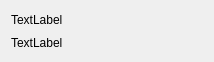
<?xml version="1.0" encoding="UTF-8"?>
<ui version="4.0">
 <class>GroupItem</class>
 <widget class="QWidget" name="GroupItem">
  <property name="geometry">
   <rect>
    <x>0</x>
    <y>0</y>
    <width>214</width>
    <height>62</height>
   </rect>
  </property>
  <property name="windowTitle">
   <string>Form</string>
  </property>
  <layout class="QVBoxLayout" name="verticalLayout">
   <item>
    <widget class="QLabel" name="groupNameLabel">
     <property name="text">
      <string>TextLabel</string>
     </property>
    </widget>
   </item>
   <item>
    <widget class="QLabel" name="subgroupLevelLabel">
     <property name="font">
      <font>
       <pointsize>9</pointsize>
      </font>
     </property>
     <property name="text">
      <string>TextLabel</string>
     </property>
    </widget>
   </item>
  </layout>
 </widget>
 <resources/>
 <connections/>
</ui>
